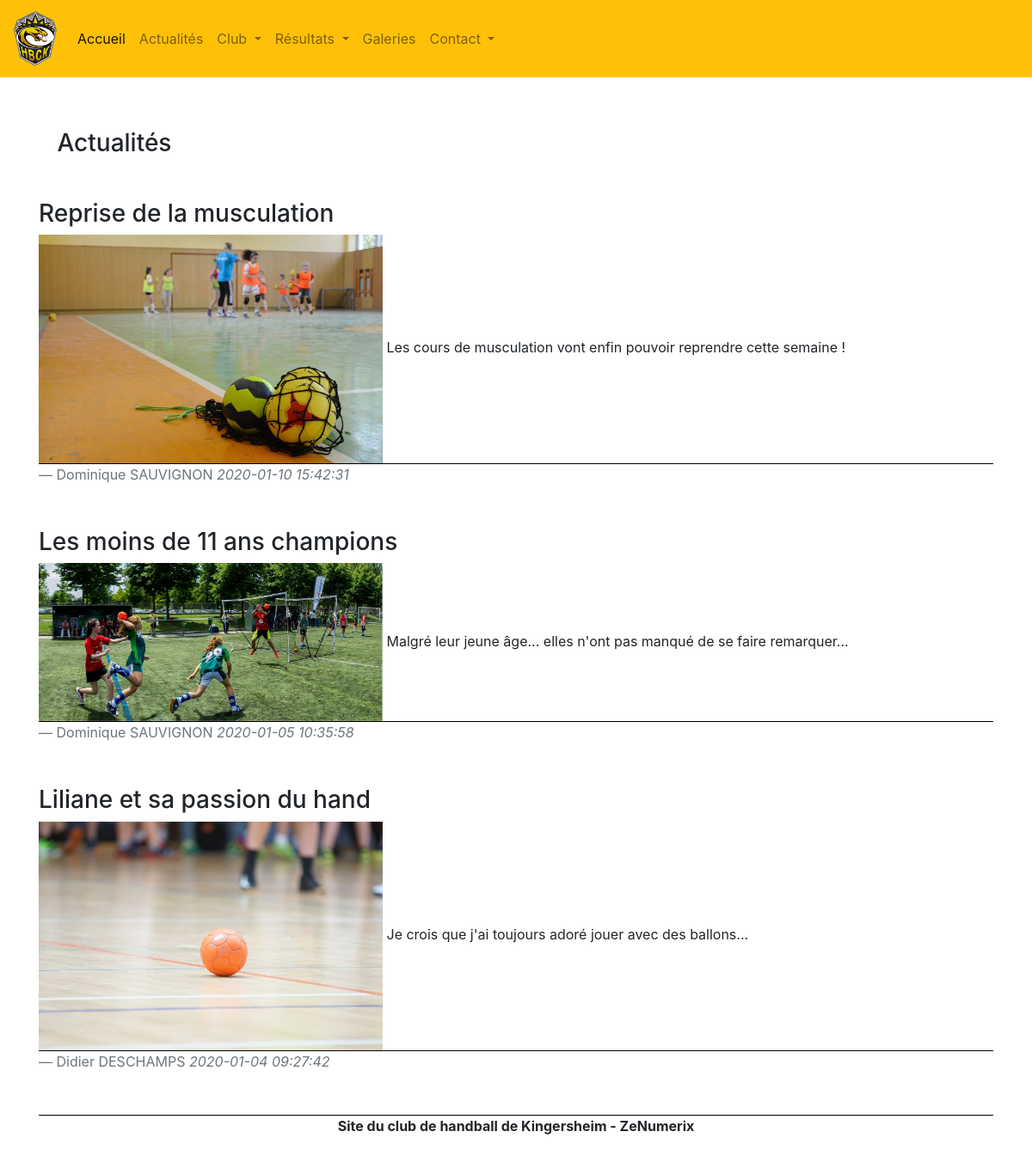
Page /src/body/article.php?page=1 on the committed database.
### tables this page shows
CREATE TABLE `article` (
  `art_id` int(11) NOT NULL,
  `art_titre` varchar(255) NOT NULL,
  `art_contenu` longtext NOT NULL,
  `art_auteur_id` int(11) NOT NULL,
  `art_photo_id` int(11) DEFAULT NULL,
  `art_actif` int(1) NOT NULL,
  `art_created_at` datetime NOT NULL,
  `art_updated_at` datetime DEFAULT NULL,
  `art_deleted_at` datetime DEFAULT NULL
);

CREATE TABLE `photo` (
  `pho_id` int(11) NOT NULL,
  `pho_nom` varchar(255) NOT NULL,
  `pho_album_id` int(255) NOT NULL,
  `pho_created_at` datetime NOT NULL,
  `pho_updated_at` datetime DEFAULT NULL,
  `pho_deleted_at` datetime DEFAULT NULL
);

CREATE TABLE `personne` (
  `per_id` int(11) NOT NULL,
  `per_nom` varchar(255) NOT NULL,
  `per_prenom` varchar(255) DEFAULT NULL,
  `per_date_nais` date DEFAULT NULL,
  `per_lieu_nais` varchar(255) DEFAULT NULL,
  `per_sexe` tinyint(50) NOT NULL,
  `per_mail` varchar(255) NOT NULL,
  `per_mdp` varchar(50) NOT NULL,
  `per_admin` int(1) NOT NULL DEFAULT '0',
  `per_redac` int(1) NOT NULL DEFAULT '0',
  `per_contact_ext` int(1) NOT NULL DEFAULT '0',
  `per_created_at` datetime NOT NULL,
  `per_updated_at` datetime DEFAULT NULL,
  `per_deleted_at` datetime DEFAULT NULL
);

### src/class/ArticleBase.php (called while the page is built, shortened)
<?php
class ArticleBase
{
    public function getPhotoDeArticle($db, $id)
    {
        $o_rpa = $db->prepare("SELECT pho_nom FROM photo
                               INNER JOIN article
                               ON photo.pho_id = article.art_photo_id
                               WHERE art_id = :id");
        $o_rpa->bindParam(':id', $id);
        $o_rpa->execute();
        $photo = $o_rpa->fetchAll(PDO::FETCH_ASSOC);
        return $photo;
    }
    public function getAuteurDeArticle($db, $id)
    {
        $o_rpa = $db->prepare("SELECT per_nom, per_prenom FROM personne
                                   INNER JOIN article
                                   ON personne.per_id = article.art_auteur_id
                                   WHERE per_id = :id");
        $o_rpa->bindParam(':id', $id);
        $o_rpa->execute();
        $auteur = $o_rpa->fetchAll(PDO::FETCH_ASSOC);
        return $auteur;
    }
    public function getPage5Articles($db, $debut, $limite)
    {
        $o_ra = $db->prepare("SELECT * FROM article where art_deleted_at is null ORDER BY art_id DESC LIMIT :debut, :limite");
        $o_ra->bindValue('debut', $debut, PDO::PARAM_INT);
        $o_ra->bindValue('limite', $limite, PDO::PARAM_INT);
        $o_ra->execute();
        $row = $o_ra->fetchAll();
        return $row;
    }
}

### src/body/article.php (the view, shortened to what this page needs)
<?php
require_once '../class/ArticleBase.php';
$o_pdo = new Database();
$o_conn = $o_pdo->makeConnect();
$numpage = (!empty($_GET['page']) ? $_GET['page'] : 1);
$limite = 3;
$debut = ($numpage - 1) * $limite;
$articles = new ArticleBase();
$list5ArticlesActifs = $articles->getPage5Articles($o_conn, $debut, $limite);
include('../includes/head.php');
include('../includes/header.php');
?>
<div class="container">
    <h3> &ensp; Actualités</h3><br>
    <div class="">
        <?php for ($incrArt = 0; $incrArt < count($list5ArticlesActifs); $incrArt++) {
            $photoArticle = $articles->getPhotoDeArticle($o_conn, $list5ArticlesActifs[$incrArt]['art_photo_id']);
            $auteurArticle = $articles->getAuteurDeArticle($o_conn, $list5ArticlesActifs[$incrArt]['art_auteur_id'])
        ?>
            <div class="article-block">
                <h3><?php echo $list5ArticlesActifs[$incrArt]['art_titre'] ?></h3>
                <img class="article-photo" src="../../resources/galerie/<?php echo $photoArticle[0]['pho_nom'] ?>" alt="">
                <p class="article-contenu"><?php echo $list5ArticlesActifs[$incrArt]['art_contenu'] ?></p>
                <blockquote class="blockquote">
                    <footer class="blockquote-footer"><?php echo $auteurArticle[0]['per_prenom'] . " " . $auteurArticle[0]['per_nom'] ?>
                        <cite title="Source Title"><?php echo $list5ArticlesActifs[$incrArt]['art_created_at'] ?></cite></footer>
                </blockquote>
            </div>
        <?php } ?>
    </div>
    <?php
    include('../includes/footer.php');
    ?>

### src/css/style.css (style rules this page uses)
.article-block { margin-bottom: 50px; }
.article-photo { width: 400px; }
.article-contenu { display: inline; }
.blockquote { display: inline; }
footer { border-top: 1px solid black; }

### rows in the picture
article: art_titre "Reprise de la musculation", art_photo.pho_nom (picture), art_contenu "Les cours de musculation vont enfin pouvoir reprendre cette semaine !", art_auteur.per_prenom "Dominique", art_auteur.per_nom "SAUVIGNON", art_created_at "2020-01-10 15:42:31"
article: art_titre "Les moins de 11 ans champions", art_photo.pho_nom (picture), art_contenu "Malgré leur jeune âge... elles n'ont pas manqué de se faire remarquer...", art_auteur.per_prenom "Dominique", art_auteur.per_nom "SAUVIGNON", art_created_at "2020-01-05 10:35:58"
article: art_titre "Liliane et sa passion du hand", art_photo.pho_nom (picture), art_contenu "Je crois que j'ai toujours adoré jouer avec des ballons...", art_auteur.per_prenom "Didier", art_auteur.per_nom "DESCHAMPS", art_created_at "2020-01-04 09:27:42"
